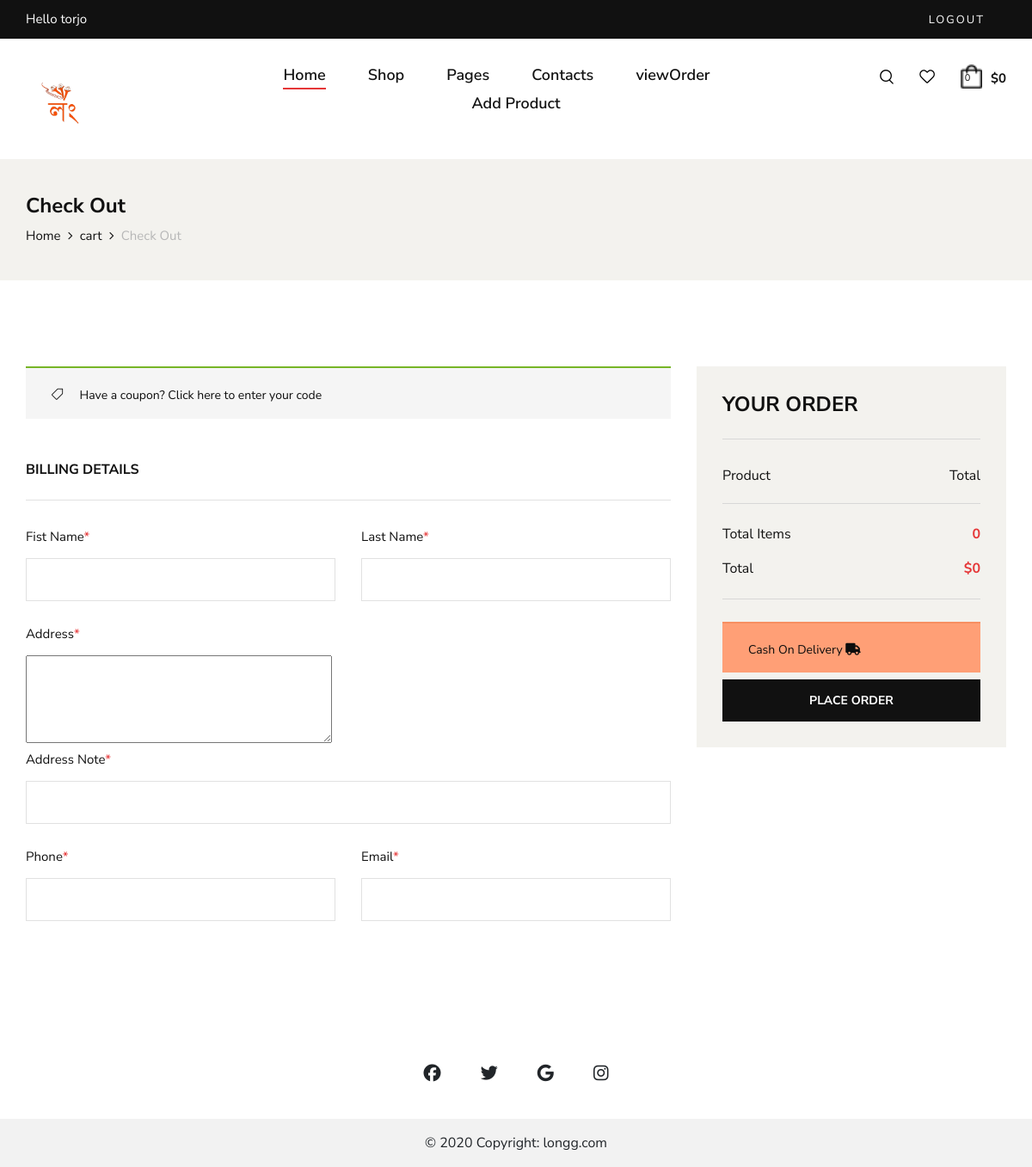
The app's page /checkout/ (signed in), older data.
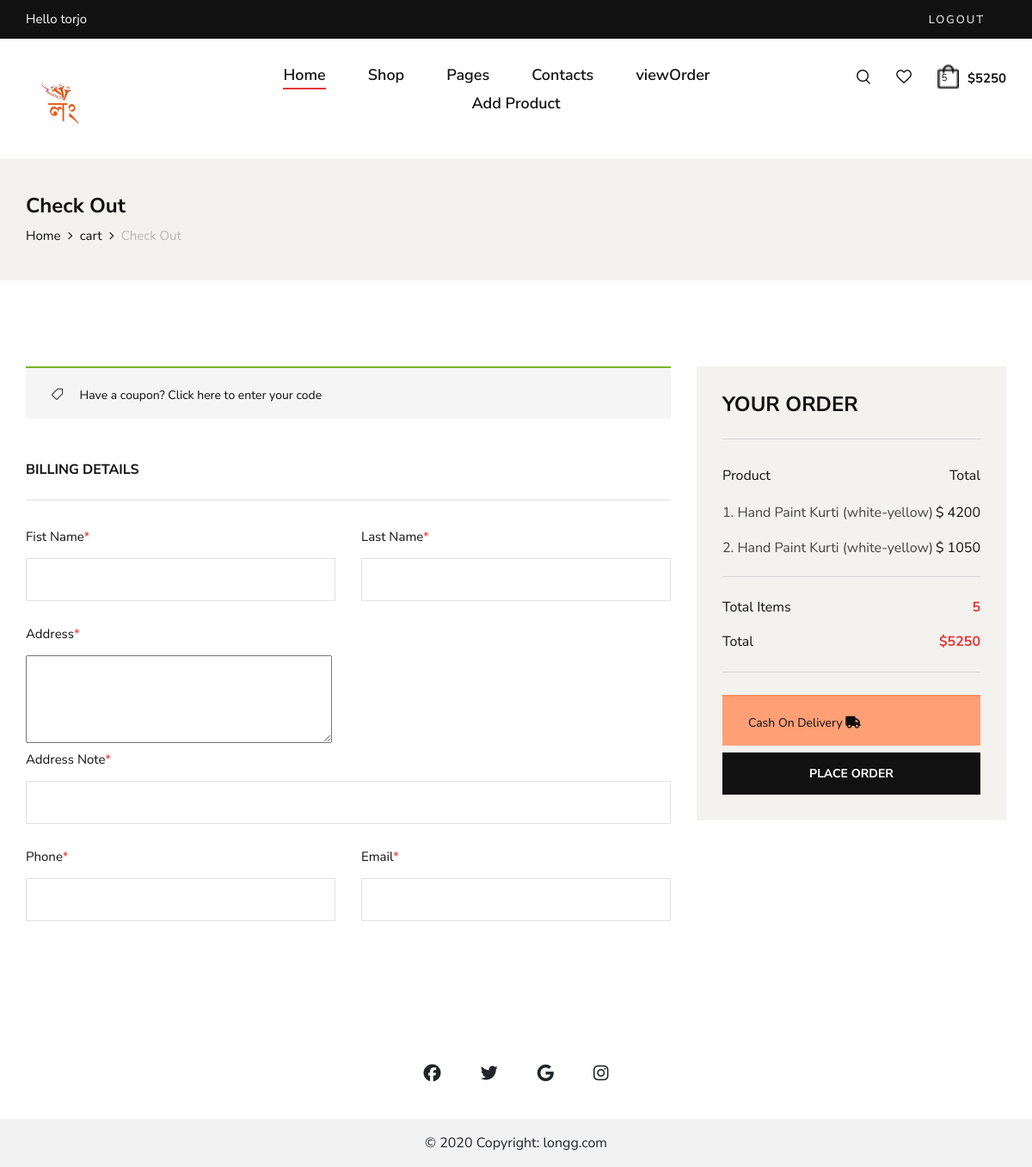
The same page, newer data.
### shop/models.py (models this page shows, shortened)
class Order(models.Model):
    STATUS_CHOICES = [
        ('not_confirm','not_confirm'),
        ('Pending', 'Pending'),
        ('Processing', 'Processing'),
        ('Shipped', 'Shipped'),
        ('Delivered', 'Delivered'),
        ('Cancelled', 'Cancelled'),
    ]
    user=models.ForeignKey(UserProfile,on_delete=models.SET_NULL,null=True)
    status = models.CharField(max_length=20, choices=STATUS_CHOICES, default='Pending')
    items = models.ManyToManyField('Product', through='OrderItem')
    created_at=models.DateTimeField(default=now,blank=True)
    complete=models.BooleanField(default=False,blank=True)
    order_id=models.CharField(max_length=20,null=True,blank=True)
    coupon=models.BooleanField(default=False,null=True,blank=True)
    coupon_percentange=models.PositiveIntegerField(default=0,null=True,blank=True)
    cancel_reason=models.TextField(null=True,blank=True)
    @property
    def get_total(self):
        order_items = OrderItem.objects.filter(order=self)
        total = sum(item.item_total for item in order_items)
        if self.coupon:
            total-=total*(self.coupon_percentange/100)
        return int(total)
    @property
    def total_items(self):
        order_items = OrderItem.objects.filter(order=self)
        total = sum(item.quantity for item in order_items)
        return total

class OrderItem(models.Model):
    product=models.ForeignKey(Product,on_delete=models.SET_NULL,null=True)
    quantity=models.IntegerField(default=0)
    order = models.ForeignKey(Order, related_name='order_items',null=True, on_delete=models.CASCADE)
    size=models.CharField(max_length=10,blank=True,null=True)
    @property
    def item_total(self):
        total=self.product.price*self.quantity
        return total

class Product(models.Model):
    name=models.CharField(max_length=100)
    product_code=models.CharField(max_length=100,null=True,blank=True)
    description=models.TextField(null=True,blank=True)
    price = models.IntegerField(default=0)
    productCategory = models.ManyToManyField(ProductCategory)
    image=models.ImageField(upload_to='product-image/',blank=True,null=True)
    image2=models.ImageField(upload_to='product-image/',blank=True,null=True)
    image3=models.ImageField(upload_to='product-image/',blank=True,null=True)
    image4=models.ImageField(upload_to='product-image/',blank=True,null=True)
    arrive_at=models.DateTimeField(default=now,blank=True)
    new_arrival=models.BooleanField(default=False,blank=True)
    tags = TaggableManager()
    in_stock=models.BooleanField(default=True,blank=True)

### shop/views.py (the view)
# urls.py: path('checkout/',checkout, name="checkout"),
def checkout(request):
    userProfile=get_user(request)
    print(userProfile)
    order,c=Order.objects.get_or_create(user=userProfile,complete=False)
    items=OrderItem.objects.filter(order=order)
    total=items.count()
    if request.method == 'POST':
        form = ShippingAddressForm(request.POST)
        if form.is_valid():
            shipping_address = form.save(commit=False)
            shipping_address.order=order
            shipping_address.save()
            print("shipping Address: ",shipping_address.id)
            order_id = int(datetime.datetime.now().timestamp())
            order.order_id=order_id
            order.complete=True
            order.status="Pending"
            order.save()
            return redirect('order_success',pk=shipping_address.id)
    else:
        form = ShippingAddressForm()
    context={
        'total':total,
        'items':items,
        'order':order,
        'form':form,
        'userProfile':userProfile
    }
    return render(request,'shop/checkout.html',context)

### shop/form.py
class ShippingAddressForm(forms.ModelForm):
    class Meta:
        model = ShippingAddress
        fields = ['first_name', 'last_name', 'address', 'address_note', 'phon', 'email']
    def __init__(self, *args, **kwargs):
        super(ShippingAddressForm, self).__init__(*args, **kwargs)
        self.fields['address'].widget = forms.Textarea(attrs={'rows': 4})

### shop/models.py (called while the page is built)
    def __str__(self):
        return str(self.user)

### shop/views.py (called while the page is built)
def get_user(request):
    user =None
    if request.user.is_authenticated:
        user=request.user
    else:
        u=create_anonymous_user(request)
        user,c=User.objects.get_or_create(username=u)
    try:
        userprofile, created = UserProfile.objects.get_or_create(user=user)
    except Exception as e:
        print(f"An error occurred: {str(e)}")
    return userprofile

### shop/templates/shop/checkout.html (shortened to what the changed rows need)
{% extends 'shop/main.html' %}
{% block body %}
    <section class="checkout spad">
        <div class="container">
            <form  method="post">
            <div class="checkout__form">
                    <div class="row">
                        <div class="col-lg-4 col-md-6">
                            <div class="checkout__order">
                                <ul class="checkout__total__products">
                                    {% for item in items %}
                                    <li>{{forloop.counter}}. {{item.product.name}}<span>$ {{item.item_total}}</span></li>
                                    {% endfor %}
                                </ul>
                                <ul class="checkout__total__all">
                                    <li>Total Items <span>{{order.total_items}}</span></li>
                                    <li>Total <span>${{order.get_total}}</span></li>
                                </ul>
                            </div>
                        </div>
                    </div>
                </form>
            </div>
    </section>
{% endblock %}

### shop/templates/shop/main.html (shortened to what the changed rows need)
<!DOCTYPE html>
{% load static %}
<html lang="zxx">
<head>
    <link rel="stylesheet" href="https://cdnjs.cloudflare.com/ajax/libs/font-awesome/6.5.1/css/all.min.css" />
    <link rel="stylesheet" href="{% static 'shop/css/bootstrap.min.css' %}" type="text/css">
    <link rel="stylesheet" href="{% static 'shop/css/font-awesome.min.css' %}" type="text/css">
    <link rel="stylesheet" href="{% static 'shop/css/elegant-icons.css' %}" type="text/css">
    <link rel="stylesheet" href="{% static 'shop/css/magnific-popup.css' %}" type="text/css">
    <link rel="stylesheet" href="{% static 'shop/css/nice-select.css' %}" type="text/css">
    <link rel="stylesheet" href="{% static 'shop/css/owl.carousel.min.css' %}" type="text/css">
    <link rel="stylesheet" href="{% static 'shop/css/slicknav.min.css' %}" type="text/css">
    <link rel="stylesheet" href="{% static 'shop/css/style.css' %}" type="text/css">
</head>
<body>
    <header class="header">
        <div class="container">
            <div class="row">
                <div class="col-lg-3 col-md-3">
                    <div class="header__nav__option">
                        <a href="#" class="search-switch"><img src="img/icon/search.png" alt=""></a>
                        <a href="#"><img src="img/icon/heart.png" alt=""></a>
                        <a href="{% url 'cart' %}"><img src="{% static 'shop/img/icon/cart.png' %}" width="25" alt=""> <span>{{order.total_items}}</span></a>
                        <div class="price">${{order.get_total}}</div>
                    </div>
                </div>
            </div>
        </div>
    </header>
	{% block body %}
    {% endblock %}
</body>
</html>

Row changes from the older to the newer data that the page shows:
changed Order: total_items "0" → "5"; get_total "0" → "5250"
added OrderItem: product.name "Hand Paint Kurti (white-yellow)", item_total "4200"
added OrderItem: product.name "Hand Paint Kurti (white-yellow)", item_total "1050"
